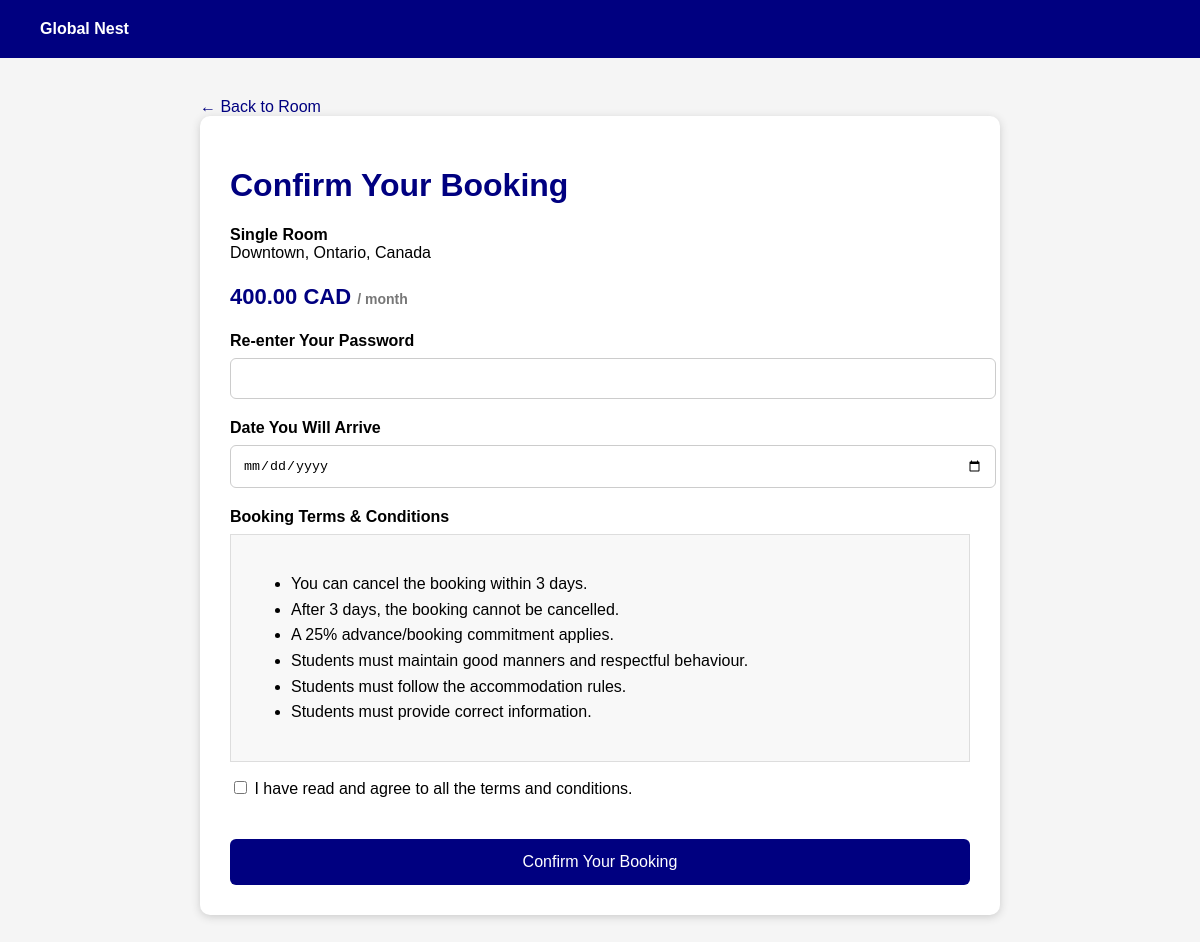
Screenshot of /booking.php?id=10 (signed in) with the database file from the repository.
### tables this page shows
CREATE TABLE `listings` (
  `ListingID` int(11) NOT NULL,
  `Price` decimal(10,2) NOT NULL,
  `Currency` varchar(10) NOT NULL,
  `RoomType` varchar(50) DEFAULT NULL,
  `Country` varchar(50) DEFAULT NULL,
  `State` varchar(50) DEFAULT NULL,
  `Neighbourhood` varchar(100) DEFAULT NULL,
  `Clinic` decimal(5,2) DEFAULT NULL,
  `Grocery` decimal(5,2) DEFAULT NULL,
  `Campus` decimal(5,2) DEFAULT NULL,
  `Legal_doc` varchar(255) DEFAULT NULL,
  `Admin_ID` int(11) DEFAULT NULL,
  `Provider_ID` int(11) NOT NULL,
  `Verification_Status` varchar(20) NOT NULL DEFAULT 'Pending'
);

### booking.php (the view, shortened to what this page needs)
<?php
include "DBconnect.php";
$listing_id = mysqli_real_escape_string($conn, $_GET["id"]);
$sql = "SELECT Listings.*, Room_Provider.First_name, Room_Provider.Last_name
        FROM Listings
        JOIN Room_Provider
        ON Listings.Provider_ID = Room_Provider.Provider_ID
        WHERE Listings.ListingID = '$listing_id'
        AND Listings.Verification_Status = 'Approved'";
$result = mysqli_query($conn, $sql);
$room = mysqli_fetch_assoc($result);
?>
<!DOCTYPE html>
<html>
<head>
</head>
<body>
<div class="header">
    <strong>Global Nest</strong>
</div>
<div class="container">
<a class="back"
   href="room.php?id=<?php echo $listing_id; ?>">
   ← Back to Room
</a>
<div class="card">
<h1>Confirm Your Booking</h1>
<p>
<strong>
<?php echo htmlspecialchars($room["RoomType"]); ?>
</strong>
<br>
<?php echo htmlspecialchars($room["Neighbourhood"]); ?>,
<?php echo htmlspecialchars($room["State"]); ?>,
<?php echo htmlspecialchars($room["Country"]); ?>
</p>
<p style="color:navy;font-size:22px;font-weight:bold;">
<?php echo number_format($room["Price"], 2); ?>
<?php echo htmlspecialchars($room["Currency"]); ?>
<span style="font-size:14px;color:#777;">
    / month
</span>
</p>
<form method="POST">
<label>
Re-enter Your Password
</label>
<input
    type="password"
    name="password"
    required
>
<label>
Date You Will Arrive
</label>
<input
    type="date"
    name="arrival_date"
    min="<?php echo date('Y-m-d'); ?>"
    required
>
<label>
Booking Terms & Conditions
</label>
<div class="terms">
<ul>
<li>
You can cancel the booking within 3 days.
</li>
<li>
After 3 days, the booking cannot be cancelled.
</li>
<li>
A 25% advance/booking commitment applies.
</li>
<li>
Students must maintain good manners and respectful behaviour.
</li>
<li>
Students must follow the accommodation rules.
</li>
<li>
Students must provide correct information.
</li>
</ul>
</div>
<p>
<input
    type="checkbox"
    name="terms"
    required
>
I have read and agree to all the terms and conditions.
</p>
<button
    type="submit"
    class="button"
>
Confirm Your Booking
</button>
</form>
</div>
</div>
</body>
</html>

### booking.php (style rules this page uses)
body { margin: 0; font-family: Arial; background: #f5f5f5; }
.header { background: navy; color: white; padding: 20px 40px; }
.container { width: 80%; max-width: 800px; margin: 40px auto; }
.card { background: white; padding: 30px; border-radius: 10px; box-shadow: 0 2px 8px #ccc; }
h1 { color: navy; }
label { display: block; margin-top: 20px; font-weight: bold; }
input[type="password"], input[type="date"] { width: 100%; padding: 12px; margin-top: 8px; border: 1px solid #ccc; border-radius: 6px; }
.terms { background: #f8f8f8; border: 1px solid #ddd; padding: 20px; margin-top: 8px; line-height: 1.6; }
.button { width: 100%; margin-top: 25px; padding: 14px; background: navy; color: white; border: none; border-radius: 6px; font-size: 16px; cursor: pointer; }
.back { color: navy; text-decoration: none; }

### rows the page displays
listings: RoomType "Single Room", Neighbourhood "Downtown", State "Ontario", Country "Canada", Price "400.00", Currency "CAD"
